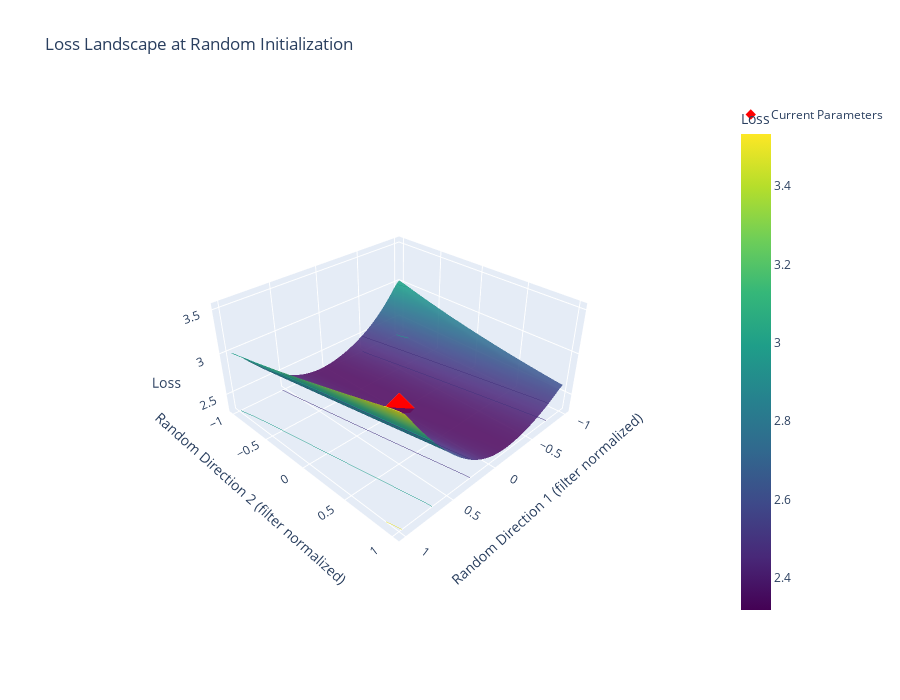
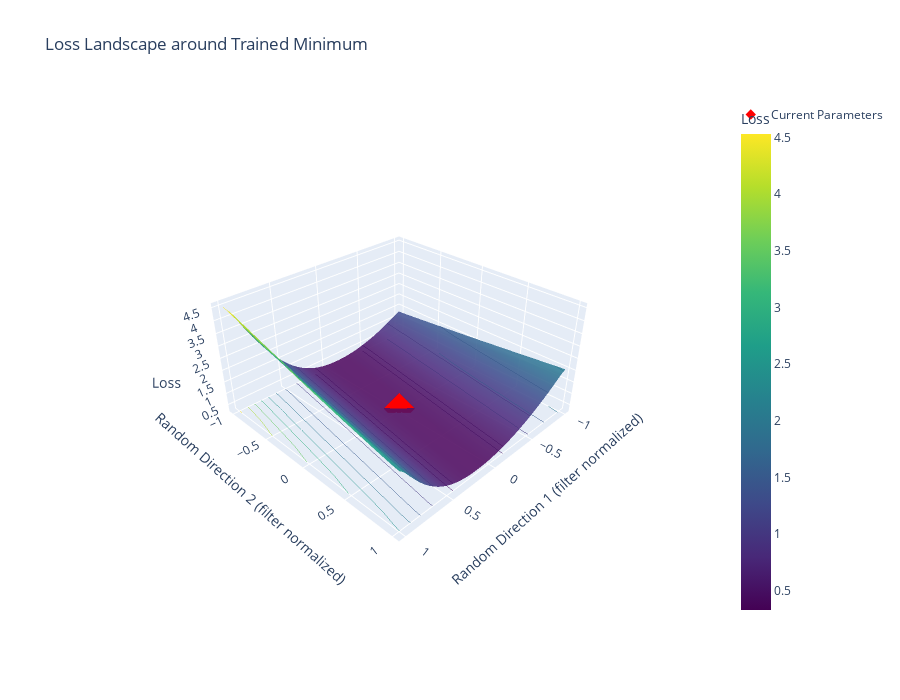

Notebook code cell kept with these figures, in order:
### Markdown cell above
# Visualize Loss Plane

### Code cell
import torch
import torch.nn as nn
import torch.nn.functional as F
from torch.utils.data import DataLoader, Subset
import torchvision
import torchvision.transforms as transforms
import numpy as np
import plotly.graph_objects as go
from scipy.ndimage import gaussian_filter

# Set seed
torch.manual_seed(42)
np.random.seed(42)

# Simple MNIST Network
class SimpleNet(nn.Module):
    def __init__(self, hidden_dim=20):
        super(SimpleNet, self).__init__()
        self.fc1 = nn.Linear(784, hidden_dim)
        self.fc2 = nn.Linear(hidden_dim, 10)
        
    def forward(self, x):
        x = x.view(-1, 784)
        x = F.relu(self.fc1(x))
        return self.fc2(x)

# Load MNIST subset
def load_mnist(train_samples=1000, batch_size=64):
    transform = transforms.Compose([
        transforms.ToTensor(),
        transforms.Normalize((0.1307,), (0.3081,))
    ])
    
    train_dataset = torchvision.datasets.MNIST(
        root='./data', train=True, download=True, transform=transform
    )
    
    train_subset = Subset(train_dataset, range(train_samples))
    train_loader = DataLoader(train_subset, batch_size=batch_size, shuffle=True)
    
    return train_loader

def get_params(model):
    """Extract all parameters from model as a single vector"""
    params = []
    for param in model.parameters():
        params.append(param.data.view(-1))
    return torch.cat(params)

def set_params(model, params_vector):
    """Set model parameters from a single vector"""
    idx = 0
    for param in model.parameters():
        param_size = param.numel()
        param.data = params_vector[idx:idx+param_size].view_as(param)
        idx += param_size

def create_random_direction(model):
    """Create a random direction vector with same dimension as model parameters"""
    direction = []
    for param in model.parameters():
        direction.append(torch.randn_like(param).view(-1))
    return torch.cat(direction)

def filter_normalize(direction, model):
    """
    Filter normalization - the KEY innovation from Li et al. 2018
    Normalizes each filter independently to respect the scale of network layers
    """
    normalized_direction = []
    idx = 0
    
    for param in model.parameters():
        param_size = param.numel()
        param_direction = direction[idx:idx+param_size]
        
        if len(param.shape) >= 2:  # FC or Conv layer (has filters)
            # Reshape to match parameter shape
            param_direction = param_direction.view_as(param)
            param_weights = param.data
            
            # Normalize each filter (row for FC layers)
            for i in range(param.shape[0]):
                filter_dir = param_direction[i]
                filter_weight = param_weights[i]
                
                # Compute norms
                filter_dir_flat = filter_dir.view(-1)
                filter_weight_flat = filter_weight.view(-1)
                
                dir_norm = filter_dir_flat.norm()
                weight_norm = filter_weight_flat.norm()
                
                # Apply filter normalization: scale direction to match weight norm
                if dir_norm > 0:
                    filter_dir_normalized = filter_dir * (weight_norm / dir_norm)
                    param_direction[i] = filter_dir_normalized
            
            normalized_direction.append(param_direction.view(-1))
        else:
            # Bias terms - no normalization needed
            normalized_direction.append(param_direction)
        
        idx += param_size
    
    return torch.cat(normalized_direction)

def compute_loss_landscape(model, train_loader, resolution=51, scale=1.0):
    """
    Compute loss landscape following Li et al. 2018 methodology
    Uses random filter-normalized directions
    """
    device = torch.device('cuda' if torch.cuda.is_available() else 'cpu')
    model = model.to(device)
    criterion = nn.CrossEntropyLoss()
    
    # Store original parameters
    initial_params = get_params(model)
    
    # Create two random directions
    print("Creating random directions...")
    d1 = create_random_direction(model)
    d2 = create_random_direction(model)
    
    # Apply filter normalization (KEY step from paper)
    print("Applying filter normalization...")
    direction1 = filter_normalize(d1, model)
    direction2 = filter_normalize(d2, model)
    
    # Make directions orthogonal
    direction2 = direction2 - direction1.dot(direction2) * direction1
    direction2 = direction2 / direction2.norm()
    
    # Create evaluation grid
    alpha_range = np.linspace(-scale, scale, resolution)
    beta_range = np.linspace(-scale, scale, resolution)
    Alpha, Beta = np.meshgrid(alpha_range, beta_range)
    Loss_surface = np.zeros_like(Alpha)
    
    print(f"Computing loss landscape ({resolution}x{resolution} grid)...")
    print("This may take a few minutes...")
    
    # Evaluate loss at each grid point
    for i in range(resolution):
        if i % 10 == 0:
            print(f"  Progress: {i}/{resolution}")
        for j in range(resolution):
            # Perturb parameters along the two directions
            perturbed_params = initial_params + \
                              alpha_range[i] * direction1 + \
                              beta_range[j] * direction2
            
            # Set model to these parameters
            set_params(model, perturbed_params)
            
            # Compute loss at this point
            total_loss = 0
            total_samples = 0
            
            with torch.no_grad():
                for data, target in train_loader:
                    data, target = data.to(device), target.to(device)
                    output = model(data)
                    loss = criterion(output, target)
                    total_loss += loss.item() * data.size(0)
                    total_samples += data.size(0)
            
            Loss_surface[j, i] = total_loss / total_samples
    
    # Restore original parameters
    set_params(model, initial_params)
    
    # Apply minimal Gaussian smoothing (as mentioned in paper)
    Loss_surface = gaussian_filter(Loss_surface, sigma=1.0)
    
    print("Loss landscape computation complete!")
    
    return Alpha, Beta, Loss_surface

def visualize_loss_landscape(Alpha, Beta, Loss_surface, title="Loss Landscape (Li et al. 2018)"):
    """
    Create 3D visualization of the loss landscape
    """
    fig = go.Figure()
    
    # Add the loss surface
    fig.add_trace(go.Surface(
        x=Alpha,
        y=Beta,
        z=Loss_surface,
        colorscale='Viridis',
        opacity=0.9,
        contours={
            "z": {
                "show": True,
                "usecolormap": True,
                "project": {"z": True},
                "width": 2
            }
        },
        colorbar=dict(
            title="Loss",
            x=1.02
        )
    ))
    
    # Mark the center point (current parameters)
    center_loss = Loss_surface[len(Loss_surface)//2, len(Loss_surface[0])//2]
    fig.add_trace(go.Scatter3d(
        x=[0],
        y=[0],
        z=[center_loss],
        mode='markers',
        marker=dict(size=8, color='red', symbol='diamond'),
        name='Center Point'
    ))
    
    fig.update_layout(
        title=title,
        scene=dict(
            xaxis_title="Random Direction 1 (filter normalized)",
            yaxis_title="Random Direction 2 (filter normalized)",
            zaxis_title="Loss",
            camera=dict(
                eye=dict(x=1.5, y=1.5, z=1.3)
            ),
            aspectmode='manual',
            aspectratio=dict(x=1, y=1, z=0.5)
        ),
        height=700,
        showlegend=True
    )
    
    return fig

def train_model(model, train_loader, epochs=30, lr=0.01):
    """
    Optional: Train the model before visualizing its loss landscape
    This gives a more interesting landscape around a trained minimum
    """
    device = torch.device('cuda' if torch.cuda.is_available() else 'cpu')
    model = model.to(device)
    
    criterion = nn.CrossEntropyLoss()
    optimizer = torch.optim.SGD(model.parameters(), lr=lr)
    
    print(f"Training for {epochs} epochs...")
    for epoch in range(epochs):
        epoch_loss = 0
        for data, target in train_loader:
            data, target = data.to(device), target.to(device)
            
            optimizer.zero_grad()
            output = model(data)
            loss = criterion(output, target)
            loss.backward()
            optimizer.step()
            epoch_loss += loss.item()
        
        if epoch % 10 == 0:
            avg_loss = epoch_loss / len(train_loader)
            print(f"  Epoch {epoch}: Loss = {avg_loss:.4f}")
    
    print("Training complete!")
    return model

# ============================================
# MAIN EXECUTION
# ============================================

if __name__ == "__main__":
    # Load MNIST data
    print("Loading MNIST dataset...")
    train_loader = load_mnist(train_samples=1000, batch_size=64)
    
    # Create model
    model = SimpleNet(hidden_dim=20)
    
    # Option 1: Visualize landscape at random initialization
    print("\n" + "="*50)
    print("Visualizing loss landscape at RANDOM INITIALIZATION")
    print("="*50)
    Alpha_init, Beta_init, Loss_init = compute_loss_landscape(
        model, train_loader, resolution=41, scale=1.0
    )
    
    fig_init = visualize_loss_landscape(
        Alpha_init, Beta_init, Loss_init,
        title="Loss Landscape at Random Initialization"
    )
    fig_init.show()
    
    # Option 2: Train model then visualize landscape around trained minimum
    print("\n" + "="*50)
    print("Training model, then visualizing landscape around TRAINED MINIMUM")
    print("="*50)
    
    model = train_model(model, train_loader, epochs=30, lr=0.01)
    
    Alpha_trained, Beta_trained, Loss_trained = compute_loss_landscape(
        model, train_loader, resolution=41, scale=1.0
    )
    
    fig_trained = visualize_loss_landscape(
        Alpha_trained, Beta_trained, Loss_trained,
        title="Loss Landscape around Trained Minimum"
    )
    fig_trained.show()
    
    # Print some statistics
    print("\n" + "="*50)
    print("LANDSCAPE STATISTICS")
    print("="*50)
    print(f"At initialization:")
    print(f"  Loss range: [{Loss_init.min():.3f}, {Loss_init.max():.3f}]")
    print(f"  Center loss: {Loss_init[len(Loss_init)//2, len(Loss_init[0])//2]:.3f}")
    
    print(f"\nAfter training:")
    print(f"  Loss range: [{Loss_trained.min():.3f}, {Loss_trained.max():.3f}]")
    print(f"  Center loss: {Loss_trained[len(Loss_trained)//2, len(Loss_trained[0])//2]:.3f}")
    
    # Check for convexity (negative values indicate non-convexity)
    center_i, center_j = len(Loss_trained)//2, len(Loss_trained[0])//2
    if center_i > 0 and center_i < len(Loss_trained)-1:
        curvature = (Loss_trained[center_i+1, center_j] + 
                    Loss_trained[center_i-1, center_j] - 
                    2*Loss_trained[center_i, center_j])
        print(f"  Approximate curvature: {curvature:.4f}")
        if curvature > 0:
            print("  → Locally convex")
        else:
            print("  → Locally non-convex")
    
    print("\n✅ Done! Rotate the 3D plots to explore the loss landscapes.")

### Figure 1 — Plotly figure (JSON) as saved in the notebook; plotly's stock layout.template omitted (floating-point values rounded to 4 significant figures; data arrays with more than 128 entries replaced by an {"elided": "..."} marker saying what was removed)
{"data": [{"colorbar": {"title": {"text": "Loss"}, "x": 1.02}, "colorscale": [[0, "#440154"], [0.1111, "#482878"], [0.2222, "#3e4989"], [0.3333, "#31688e"], [0.4444, "#26828e"], [0.5556, "#1f9e89"], [0.6667, "#35b779"], [0.7778, "#6ece58"], [0.8889, "#b5de2b"], [1, "#fde725"]], "contours": {"z": {"project": {"z": true}, "show": true, "usecolormap": true, "width": 2}}, "opacity": 0.9, "type": "surface", "x": {"elided": "41x41 float values"}, "y": {"elided": "41x41 float values"}, "z": {"elided": "41x41 float values"}}, {"marker": {"color": "red", "size": 8, "symbol": "diamond"}, "mode": "markers", "name": "Current Parameters", "type": "scatter3d", "x": [0], "y": [0], "z": [2.323]}], "layout": {"height": 700, "scene": {"aspectmode": "manual", "aspectratio": {"x": 1, "y": 1, "z": 0.5}, "camera": {"eye": {"x": 1.5, "y": 1.5, "z": 1.3}}, "xaxis": {"title": {"text": "Random Direction 1 (filter normalized)"}}, "yaxis": {"title": {"text": "Random Direction 2 (filter normalized)"}}, "zaxis": {"title": {"text": "Loss"}}}, "showlegend": true, "title": {"text": "Loss Landscape at Random Initialization"}}}

### Figure 2 — Plotly figure (JSON) as saved in the notebook; plotly's stock layout.template omitted (floating-point values rounded to 4 significant figures; data arrays with more than 128 entries replaced by an {"elided": "..."} marker saying what was removed)
{"data": [{"colorbar": {"title": {"text": "Loss"}, "x": 1.02}, "colorscale": [[0, "#440154"], [0.1111, "#482878"], [0.2222, "#3e4989"], [0.3333, "#31688e"], [0.4444, "#26828e"], [0.5556, "#1f9e89"], [0.6667, "#35b779"], [0.7778, "#6ece58"], [0.8889, "#b5de2b"], [1, "#fde725"]], "contours": {"z": {"project": {"z": true}, "show": true, "usecolormap": true, "width": 2}}, "opacity": 0.9, "type": "surface", "x": {"elided": "41x41 float values"}, "y": {"elided": "41x41 float values"}, "z": {"elided": "41x41 float values"}}, {"marker": {"color": "red", "size": 8, "symbol": "diamond"}, "mode": "markers", "name": "Current Parameters", "type": "scatter3d", "x": [0], "y": [0], "z": [0.3296]}], "layout": {"height": 700, "scene": {"aspectmode": "manual", "aspectratio": {"x": 1, "y": 1, "z": 0.5}, "camera": {"eye": {"x": 1.5, "y": 1.5, "z": 1.3}}, "xaxis": {"title": {"text": "Random Direction 1 (filter normalized)"}}, "yaxis": {"title": {"text": "Random Direction 2 (filter normalized)"}}, "zaxis": {"title": {"text": "Loss"}}}, "showlegend": true, "title": {"text": "Loss Landscape around Trained Minimum"}}}
